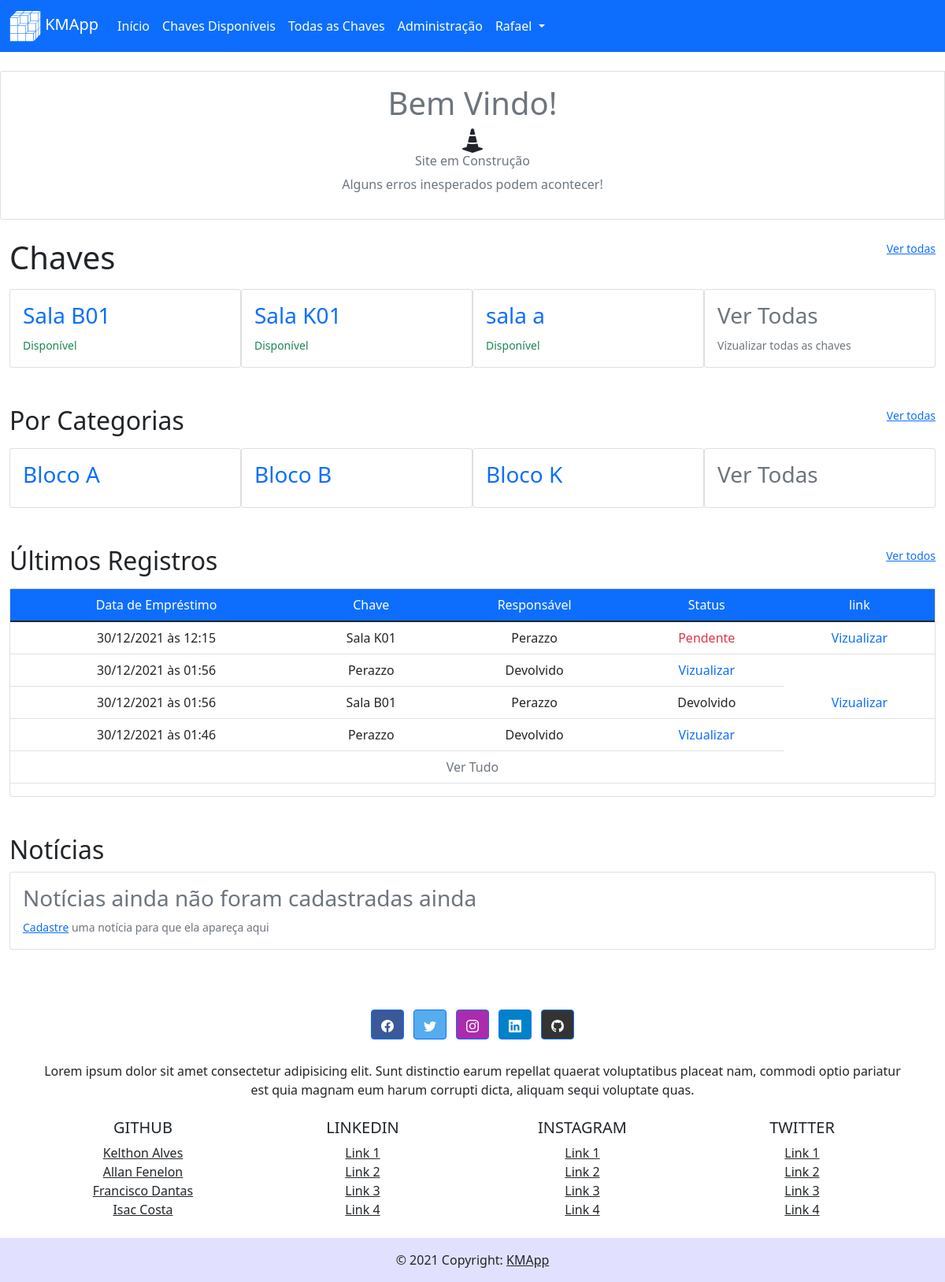
The page / (signed in) on the database its author committed.
### key_manager/models/key.py (models this page shows, shortened)
class Key(db.Model):
    __tablename__ = 'keys'
    id = db.Column(db.Integer, primary_key=True)
    key_category_id = db.Column(db.Integer, db.ForeignKey("categories.id"))
    key_avaliable = db.Column(db.Boolean, default=True)
    name = db.Column(db.String(100), unique=False, nullable=False)
    slug = db.Column(db.String(100), unique=True, nullable=False)
    creation_date = db.Column(db.DateTime, nullable=False, default=datetime.utcnow)

### key_manager/models/category.py (models this page shows, shortened)
class Category(db.Model):
    __tablename__ = 'categories'
    id = db.Column(db.Integer, primary_key=True)
    name = db.Column(db.String(100), unique=False, nullable=False)
    slug = db.Column(db.String(100), unique=True, nullable=False)
    creation_date = db.Column(db.DateTime, nullable=False, default=datetime.utcnow)

### key_manager/models/registry.py (models this page shows, shortened)
class Registry(db.Model):
    __tablename__ = 'registries'
    id = db.Column(db.Integer, primary_key=True)
    user_id = db.Column(db.Integer, db.ForeignKey('users.id'), nullable=False)
    key_loan_date = db.Column(db.DateTime, nullable=False, default=datetime.utcnow)
    key_return_date = db.Column(db.DateTime, nullable=True)
    key_id = db.Column(db.Integer, db.ForeignKey('keys.id'), nullable=False)
    holder_name = db.Column(db.String(100), nullable=False)
    holder_email = db.Column(db.String(100), nullable=True)

### key_manager/routes/index.py (the view)
@app.route('/')
def index():
    key_names = Key.query
    keys = Key.query.order_by(Key.name).limit(7)
    regs = Registry.query.order_by(Registry.key_loan_date.desc()).limit(7)
    cats = Category.query.order_by(Category.name).limit(7)
    news = News.query.order_by(News.date.desc()).all()
    return render_template('index.html', key_names=key_names, keys=keys, news=news, categories=cats, registries=regs, title="Gerenciador de Chaves UFCA KMAPP")

### key_manager/templates/index.html (shortened to what this page needs)
{% extends 'base.html' %}{% block content %}
    <div class=" card-group row mt-4">
        <div class="card">
            <div class="card-body">
                <h1 class="text-muted text-center">Bem Vindo!</h1>
                <div class="row">
                </div>
                <h6 class="text-muted text-center col-auto">Site em Construção</h6>
                <p class="text-muted text-center ">Alguns erros inesperados podem acontecer!</p>
            </div>
        </div>
    {% if keys %}
        <div class="container-fluid">
            <div class="row mt-4">
                <h1 class="col">Chaves</h1>
                <a class="col-auto" href="{{url_for('view.viewAllKeys')}}"><small>Ver todas</small></a>
            </div>
            <div class="card-group row-cols-4 mt-2">
                {% for key in keys %}
                <a class="text-decoration-none" href="{{url_for('view.viewKey', key_slug=key.slug)}}">
                    <div class="card">
                        <div class="card-body">
                            <h3>{{key.name}}</h3>
                            <small>
                                {% if key.key_avaliable %}<span class="text-success">Disponível</span>
                                {% else %}<span class="text-danger">Em uso</span>{% endif %}
                            </small>
                        </div>
                    </div>
                </a>
                {% endfor %}
                <a class="text-decoration-none" href="{{url_for('view.viewAllKeys')}}">
                    <div class="card">
                        <div class="card-body link-secondary">
                            <h3>Ver Todas</h3>
                            <small>Vizualizar todas as chaves</small>
                        </div>
                    </div>
                </a>
            </div>
        {% endif %}{% if categories %}
            <div class="row mt-5">
                <h2 class="col">Por Categorias</h2>
                <a class="col-auto" href="{{url_for('view.viewAllCategories')}}"><small>Ver todas</small></a>
            </div>
            <div class="card-group row-cols-4 mt-2">
                {% for category in categories %}
                <a class="text-decoration-none" href="{{url_for('view.viewCat', category_slug=category.slug)}}">
                    <div class="card">
                        <div class="card-body">
                            <h3>{{category.name}}</h3>
                        </div>
                    </div>
                </a>
                {% endfor %}
                <a class="text-decoration-none" href="{{url_for('view.viewAllCategories')}}">
                    <div class="card">
                        <div class="card-body link-secondary">
                            <h3>Ver Todas</h3>
                        </div>
                    </div>
                </a>
            </div>
            {% endif %}{% if registries%}
            <div class="row mt-5">
                <h2 class="col">Últimos Registros</h2>
                <a class="col-auto" href="{{url_for('view.viewAllRegistries')}}"><small>Ver todos</small></a>
            </div>
            <div class="card-group mt-2">
                <div class="card">
                    <div class="car-body">
                        <table class="table">
                            <thead class="bg-primary text-white">
                                <tr>
                                    <td class="col-auto text-center">Data de Empréstimo</td>
                                    <td class="col-auto text-center">Chave</td>
                                    <td class="col-auto text-center">Responsável</td>
                                    <td class="col-auto text-center">Status</td>
                                    <td class="col-auto text-center">link</td>
                                </tr>
                            </thead>
                            <tbody>
                            {% for registry in registries %}
                                <tr>
                                    <td class="col-auto text-center">{{ registry.key_loan_date.strftime("%d/%m/%Y às %H:%M") }}</td>
                                    {% for name in key_names.filter_by(id=registry.key_id).all() %}
                                    <td class="col-auto text-center">{{ name.name }}</td>
                                    {% endfor %}
                                    <td class="col-auto text-center">{{ registry.holder_name }}</td>
                                    <td class="col-auto text-center">
                                        {% if registry.key_return_date %}<span>Devolvido</span>
                                        {% else %}<span class="text-danger">Pendente</span>{% endif %}
                                    </td>
                                    <td class="col-auto text-center">
                                        <a class="text-decoration-none" href="{{url_for('view.viewReg', reg_id=registry.id)}}">Vizualizar</a>
                                    </td>
                                </tr>
                                {% endfor %}
                                <tr>
                                    <td class="col-auto text-center" colspan="5">
                                        <a class="text-decoration-none link-secondary" href="{{url_for('view.viewAllRegistries')}}">Ver Tudo</a>
                                    </td>
                                </tr>
                            </tbody>
                        </table>
                    </div>
                </div>
            </div>
        {% endif %}
        <div class="accordion accordion-flush mt-5 mb-5" id="accordionFlush">
            <h2>Notícias</h2>
            {% for noticia in news %}
            <div class="accordion-item">
                <h2 class="accordion-header" id="flush-heading{{noticia.id}}">
                    <button class="accordion-button collapsed" type="button" data-bs-toggle="collapse" data-bs-target="#flush-collapse{{noticia.id}}" aria-expanded="false" aria-controls="flush-collapse{{noticia.id}}">
                        {{noticia.title}}
                    </button>
                </h2>
                <div id="flush-collapse{{noticia.id}}" class="accordion-collapse collapse" aria-labelledby="flush-heading{{noticia.id}}" data-bs-parent="#accordionFlush">
                    <div class="accordion-body">{{noticia.content}}<p><small class="text-muted">{{noticia.date.strftime("%d/%m/%Y às %H:%M")}}</small></p></div>
                </div>
            </div>
            {% else %}
                <div class="card">
                    <div class="card-body text-muted">
                        <h3>Notícias ainda não foram cadastradas ainda</h3>
                        <small><a href="{{ url_for('cadastro.newNews') }}">Cadastre</a> uma notícia para que ela apareça aqui</small>
                    </div>
                </div>
            {% endfor %}
        </div>
{% endblock %}

### rows shown on the page
Key: name "Sala B01", key_avaliable "Disponível"
Key: name "Sala K01", key_avaliable "Disponível"
Key: name "sala a", key_avaliable "Disponível"
Category: name "Bloco A"
Category: name "Bloco B"
Category: name "Bloco K"
Registry: key_loan_date "30/12/2021 às 12:15", holder_name "Perazzo", shows "Pendente"
Registry: key_loan_date "30/12/2021 às 01:56", holder_name "Perazzo", shows "Devolvido"
Registry: key_loan_date "30/12/2021 às 01:56", holder_name "Perazzo", shows "Devolvido"
Registry: key_loan_date "30/12/2021 às 01:46", holder_name "Perazzo", shows "Devolvido"

### other values the page prints
{{ session.get('user_name') }} "Rafael"
